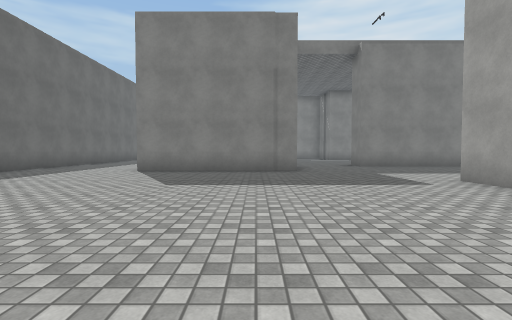
view 1 (above)

24 first-person views from a walk through a scene from a Unity 3-D project. The camera is 1.2 m above the floor, tilts 2° down and sees 85° across. The floor is counted in squares, 2 m on a side. Each view is taken from the middle of a square. On the plan, view 1 faces up. The plan holds only what a view shows up to about 9 squares ahead; the rest is blank. The place goes on beyond the plan. The player is left out. Some surface patterns are stand-ins.

view 2
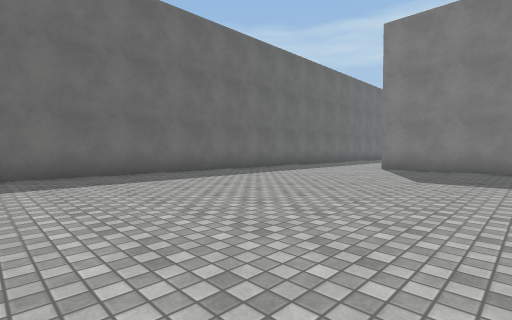

view 3
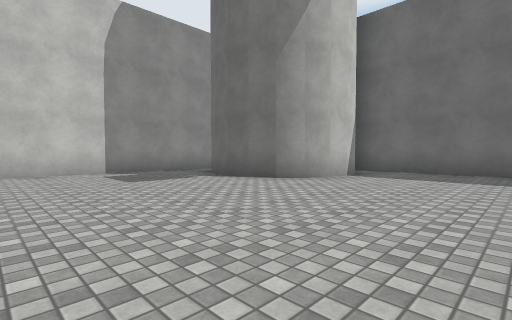

view 4
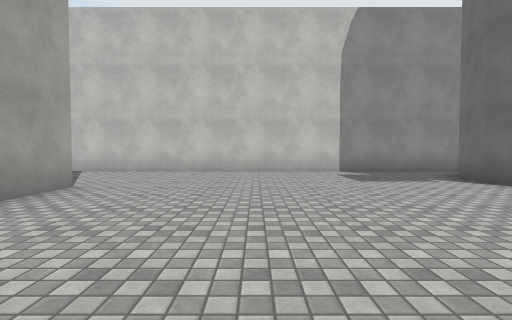

view 5
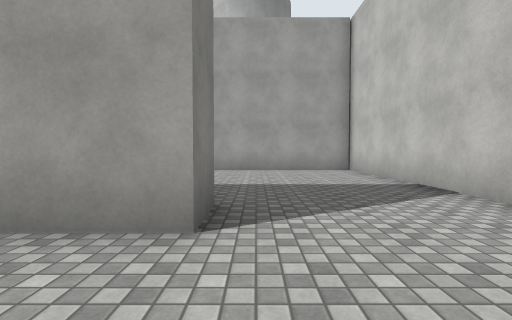

view 6
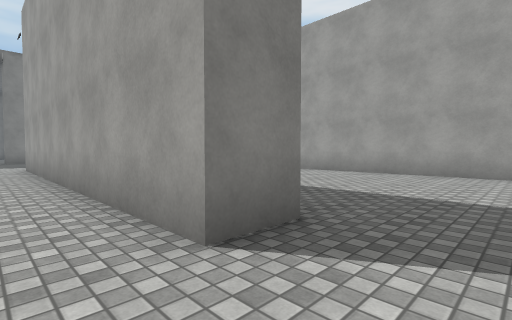

view 7
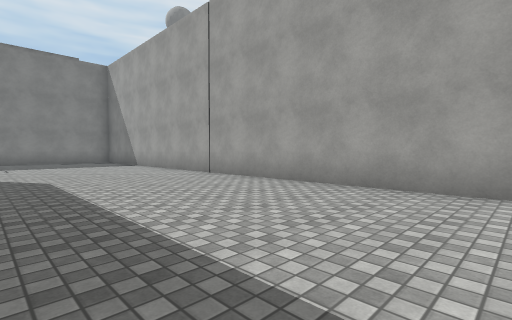

view 8
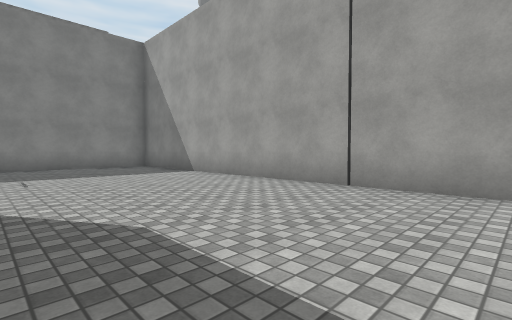

view 9
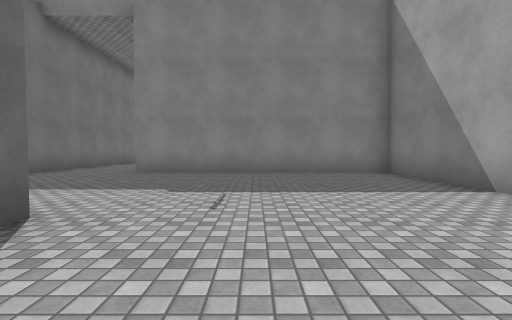

view 10
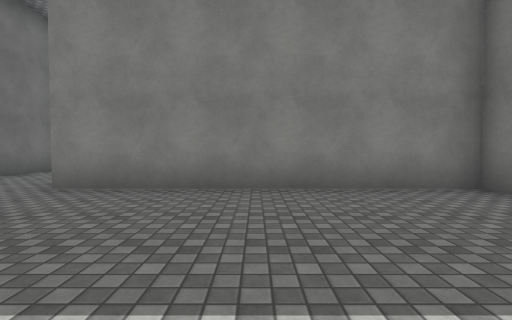

view 11
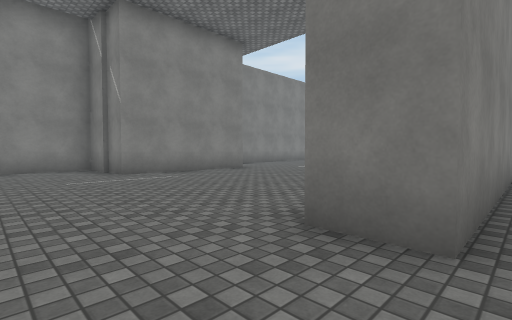

view 12
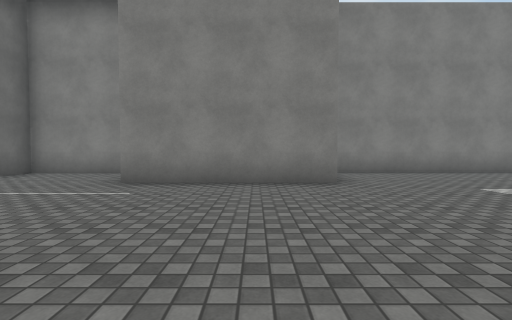

view 13
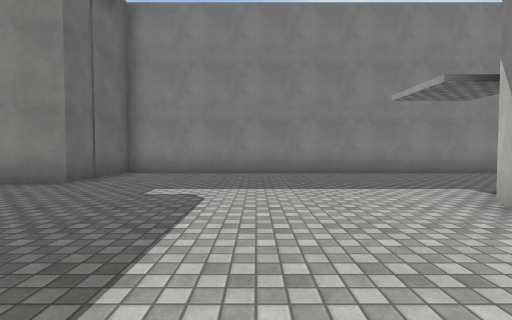

view 14
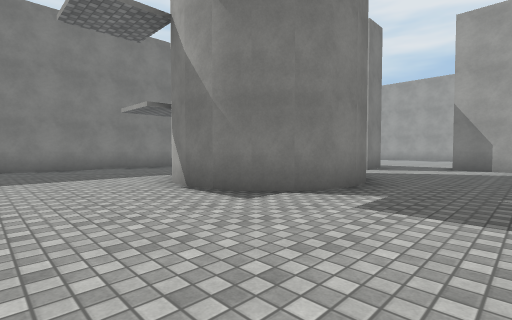

view 15
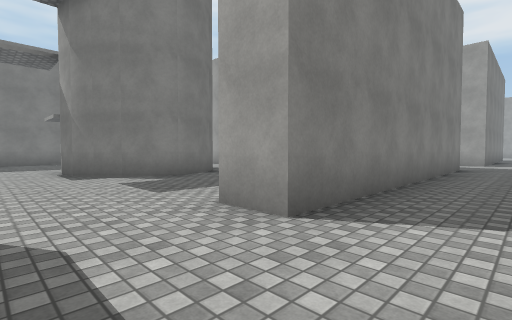

view 16
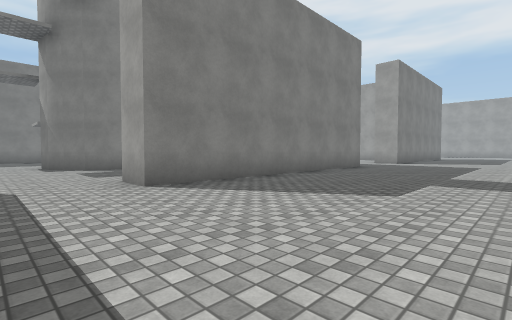

view 17
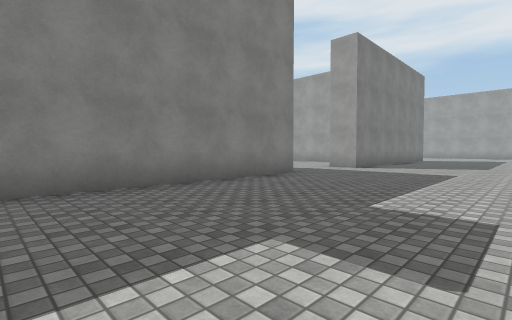

view 18
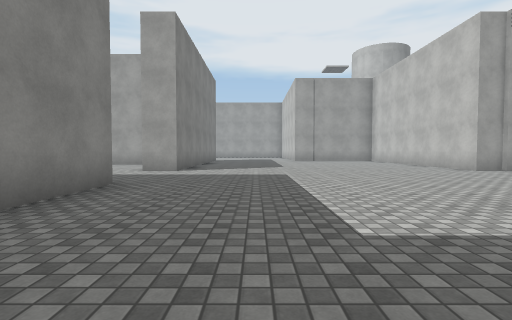

view 19
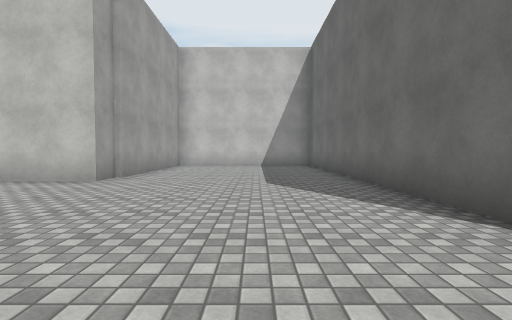

view 20
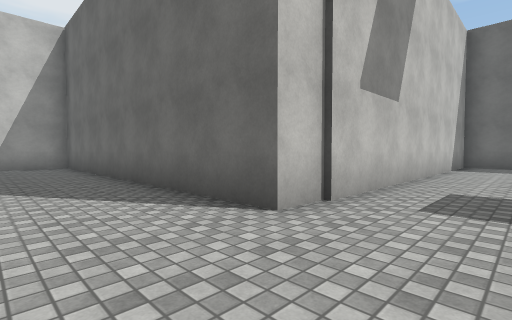

view 21
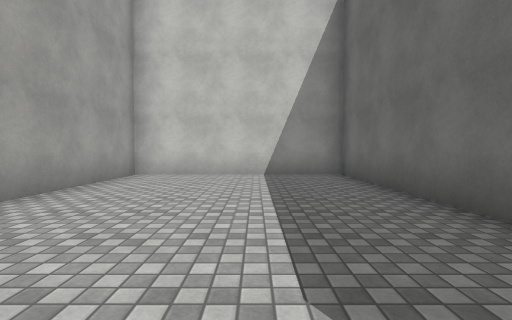

view 22
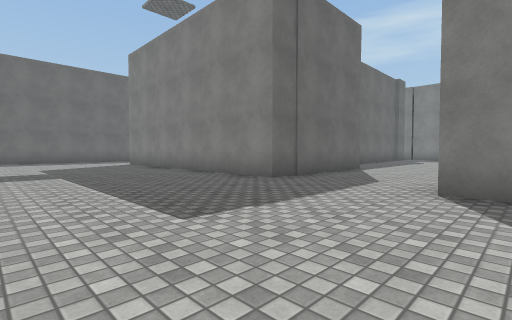

view 23
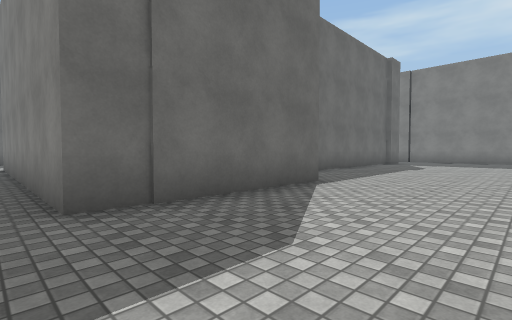

view 24
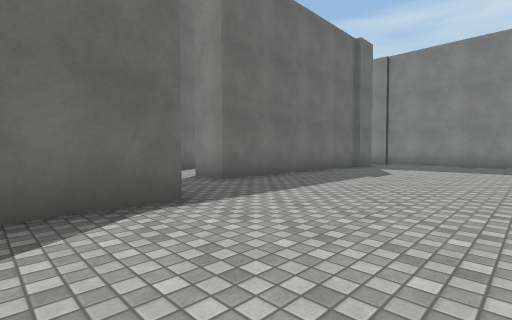

### Floor plan
Points are (right, up) in squares from view 1. A wall is a line through its corners. A room is listed if a view was taken in it or the views show most of it. See-through windows are left out.
Room 1 (views 1, 2, 3, 4, 5, 6, 7, 8, 9, 10, 11)
walls: (1.2, 8.1) (-3.5, 8.1); (4, 10.2) (4, 11.4); (1.2, 11.5) (1.2, 10); (-7.1, 4.6) (-7.1, -2.9); (-7.1, 9) (-7.1, 7.6); (5, -3.6) (4, -3.6) (4, 5.5); (-5.9, -2.2) (-5.2, -2.1) (-4.6, -2.2) (-4, -2.5) (-3.6, -3) (-3.3, -3.5) (-3.2, -4.1) (-3.3, -4.8) (-3.6, -5.4); (-4.8, -6.8) (10.5, -6.8) (10.5, 10.3) (3.8, 10.3)
ways out: opening at (2.5, 11) to room 2
Room 2 (views 12, 13, 14, 15, 16, 17, 18, 19, 20, 21, 22, 23, 24)
walls: (18.1, 12.9) (17.6, 12.5) (17.1, 12.2) (16.5, 12.1) (15.8, 12.2) (15.3, 12.5) (14.8, 12.9) (14.6, 13.5) (14.5, 14.1) (14.6, 14.7) (14.9, 15.3); (22, 10.4) (22, 11.8); (23, 11.8) (23, 7.5) (15, 7.5) (15, 8.6); (21.4, 18.1) (21.4, 13.6) (20.4, 13.6); (18.6, 19.6) (8.5, 19.6) (8.5, 17.1) (4.5, 17.1) (4.5, 19.2) (1.2, 19.2) (1.2, 18.2); (27, 7.3) (25.9, 7.3) (25.9, 8.4); (11.4, 3.5) (11.4, 2.8); (12, 2.3) (20.9, 2.3) (20.9, -6.8) (25.9, -6.8) (25.9, -1.4) (27.5, -1.4); (1.2, 14) (1.2, 11.5)
ways out: opening at (2.5, 11) to room 1

Where each view was taken, in squares from view 1:
view 1: 0 up, 0 right, facing up
view 2: 1 down, 0 right, facing up-left
view 3: 1 up, 1 right, facing down-left
view 4: 1 up, 1 right, facing down
view 5: 4 down, 2 right, facing right
view 6: 5 down, 3 right, facing up-right
view 7: 4 down, 6 right, facing up-right
view 8: 0 up, 6 right, facing up-right
view 9: 3 up, 7 right, facing up
view 10: 6 up, 7 right, facing up
view 11: 10 up, 2 right, facing up-right
view 12: 12 up, 7 right, facing up
view 13: 12 up, 12 right, facing up
view 14: 10 up, 12 right, facing up-right
view 15: 6 up, 13 right, facing up-right
view 16: 3 up, 13 right, facing up-right
view 17: 3 up, 17 right, facing up-right
view 18: 5 up, 18 right, facing right
view 19: 4 up, 23 right, facing down
view 20: 4 up, 23 right, facing down-left
view 21: 0 up, 23 right, facing down
view 22: 3 up, 27 right, facing up-left
view 23: 7 up, 26 right, facing up-left
view 24: 10 up, 26 right, facing up-left
